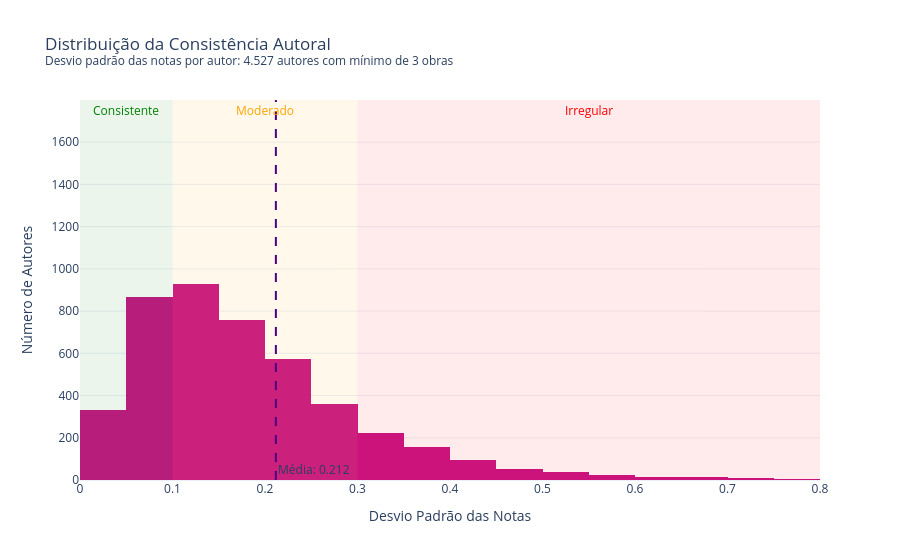

The cell this chart's notebook holds for it:
### Markdown cell above
## 1. Como a Consistência se Distribui entre os Autores?

O primeiro passo é entender se a inconsistência é um fenômeno raro ou comum no catálogo. Classificamos os autores em três grupos com base nos seguintes limites:

- **Desvio < 0.1** → autor **muito consistente**: qualidade quase constante entre todas as obras
- **Desvio entre 0.1 e 0.3** → autor **moderado**: variação aceitável
- **Desvio > 0.3** → autor **muito irregular**: obras com qualidade muito variada

### Code cell
fig = px.histogram(
    stats,
    x='desvio_nota',
    title='Distribuição da Consistência Autoral<br><sup>Desvio padrão das notas por autor: 4.527 autores com mínimo de 3 obras</sup>',
    labels={'desvio_nota': 'Desvio Padrão das Notas', 'count': 'Número de Autores'},
    color_discrete_sequence=['#C71585'],
    template='plotly_white'
)

fig.update_traces(xbins=dict(start=0, end=0.8, size=0.05))

fig.add_vrect(x0=0, x1=0.1, fillcolor='green', opacity=0.08, line_width=0)
fig.add_vrect(x0=0.1, x1=0.3, fillcolor='orange', opacity=0.08, line_width=0)
fig.add_vrect(x0=0.3, x1=0.8, fillcolor='red', opacity=0.08, line_width=0)

fig.add_annotation(x=0.05, y=1750, text='Consistente', showarrow=False,
                   font=dict(color='green', size=12))
fig.add_annotation(x=0.2, y=1750, text='Moderado', showarrow=False,
                   font=dict(color='orange', size=12))
fig.add_annotation(x=0.55, y=1750, text='Irregular', showarrow=False,
                   font=dict(color='red', size=12))

fig.add_vline(x=stats['desvio_nota'].mean(), line_dash='dash', line_color='#4B0082',
              annotation_text=f'Média: {stats["desvio_nota"].mean():.3f}',
              annotation_position='bottom right')

fig.update_layout(
    xaxis_title='Desvio Padrão das Notas',
    yaxis_title='Número de Autores',
    xaxis_range=[0, 0.8]
)
fig.show()

### Figure 1 — Plotly figure (JSON) as saved in the notebook; plotly's stock layout.template omitted (floating-point values rounded to 4 significant figures; data arrays with more than 128 entries replaced by an {"elided": "..."} marker saying what was removed)
{"data": [{"bingroup": "x", "hovertemplate": "Desvio Padrão das Notas=%{x}<br>count=%{y}<extra></extra>", "legendgroup": "", "marker": {"color": "#C71585", "pattern": {"shape": ""}}, "name": "", "orientation": "v", "showlegend": false, "type": "histogram", "x": {"elided": "4527 float values"}, "xaxis": "x", "xbins": {"end": 0.8, "size": 0.05, "start": 0}, "yaxis": "y"}], "layout": {"annotations": [{"font": {"color": "green", "size": 12}, "showarrow": false, "text": "Consistente", "x": 0.05, "y": 1750}, {"font": {"color": "orange", "size": 12}, "showarrow": false, "text": "Moderado", "x": 0.2, "y": 1750}, {"font": {"color": "red", "size": 12}, "showarrow": false, "text": "Irregular", "x": 0.55, "y": 1750}, {"showarrow": false, "text": "Média: 0.212", "x": 0.2117, "xanchor": "left", "xref": "x", "y": 0, "yanchor": "bottom", "yref": "y domain"}], "barmode": "relative", "legend": {"tracegroupgap": 0}, "shapes": [{"fillcolor": "green", "line": {"width": 0}, "opacity": 0.08, "type": "rect", "x0": 0, "x1": 0.1, "xref": "x", "y0": 0, "y1": 1, "yref": "y domain"}, {"fillcolor": "orange", "line": {"width": 0}, "opacity": 0.08, "type": "rect", "x0": 0.1, "x1": 0.3, "xref": "x", "y0": 0, "y1": 1, "yref": "y domain"}, {"fillcolor": "red", "line": {"width": 0}, "opacity": 0.08, "type": "rect", "x0": 0.3, "x1": 0.8, "xref": "x", "y0": 0, "y1": 1, "yref": "y domain"}, {"line": {"color": "#4B0082", "dash": "dash"}, "type": "line", "x0": 0.2117, "x1": 0.2117, "xref": "x", "y0": 0, "y1": 1, "yref": "y domain"}], "title": {"text": "Distribuição da Consistência Autoral<br><sup>Desvio padrão das notas por autor: 4.527 autores com mínimo de 3 obras</sup>"}, "xaxis": {"anchor": "y", "domain": [0, 1], "range": [0, 0.8], "title": {"text": "Desvio Padrão das Notas"}}, "yaxis": {"anchor": "x", "domain": [0, 1], "title": {"text": "Número de Autores"}}}}
